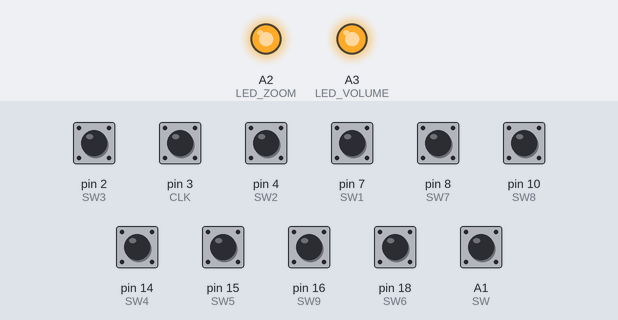
The sketch below on a simulated Arduino Leonardo, built with avr-gcc and run on an emulated ATmega32U4. Shown: output pins drawn as LEDs (lit = HIGH). Inputs (shaded band) come from the test bench; at power-on: A1 (SW), pin 2 (SW3), pin 3 (CLK), pin 4 (SW2), pin 7 (SW1), pin 8 (SW7), pin 10 (SW8), pin 14 (SW4), pin 15 (SW5), pin 16 (SW9), pin 18 (SW6) HIGH. USB keyboard and mouse output is not drawn.

Above: at 1.2 s.
1.3 s: A1 (SW) pulled LOW for 0.15 s
At 2.3 s:
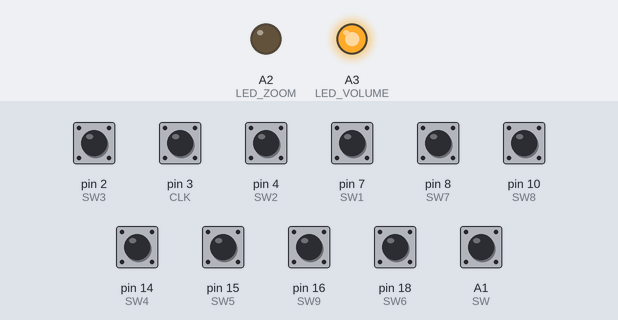
2.9 s: A1 (SW) pulled LOW for 1 s
At 3.5 s:
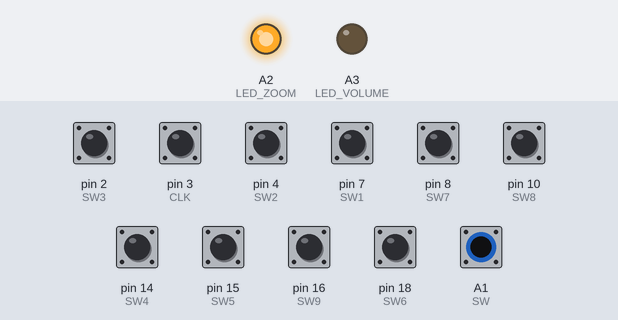
Timing chart, 0 to 5.9 s (numbered marks = the images above; inputs shaded):
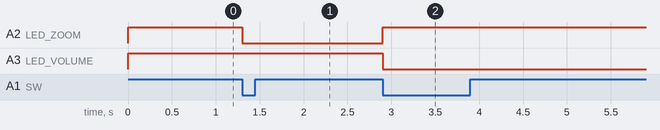

The sketch:

code.ino
```cpp
#include <HID-Project.h>

// Define pin constants
const int SW1 = 7;
const int SW2 = 4;
const int SW3 = 2;
const int SW4 = 14;
const int SW5 = 15;
const int SW6 = 18;
const int SW7 = 8;
const int SW8 = 10;
const int SW9 = 16;
const int EN1 = 20;
const int EN2 = 21;
#define CLK 3
#define DT 5
#define SW A1
#define LED_ZOOM A2
#define LED_VOLUME A3

// Variables to hold the last state of the buttons
bool lastStateSW1 = HIGH;
bool lastStateSW2 = HIGH;
bool lastStateSW3 = HIGH;
bool lastStateSW4 = HIGH;
bool lastStateSW5 = HIGH;
bool lastStateSW6 = HIGH;
bool lastStateSW7 = HIGH;
bool lastStateSW8 = HIGH;
bool lastStateSW9 = HIGH;
bool lastStateEN1 = HIGH;
bool lastStateEN2 = HIGH;
int counter = 0;
int currentStateCLK;
int lastStateCLK;
int btnstate = 0;
String currentDir = "";
unsigned long lastButtonPress = 0;
const unsigned long debounceDelay = 50;
bool buttonPressed = false;

void setup() {
	Serial.begin(9600);
	Keyboard.begin();
	Consumer.begin();

	pinMode(SW1, INPUT_PULLUP);
	pinMode(SW2, INPUT_PULLUP);
	pinMode(SW3, INPUT_PULLUP);
	pinMode(SW4, INPUT_PULLUP);
	pinMode(SW5, INPUT_PULLUP);
	pinMode(SW6, INPUT_PULLUP);
	pinMode(SW7, INPUT_PULLUP);
	pinMode(SW8, INPUT_PULLUP);
	pinMode(SW9, INPUT_PULLUP);
	pinMode(EN1, INPUT_PULLUP);
	pinMode(EN2, INPUT_PULLUP);
	pinMode(CLK, INPUT);
	pinMode(DT, INPUT);
	pinMode(SW, INPUT_PULLUP);
	pinMode(LED_ZOOM, OUTPUT);
	pinMode(LED_VOLUME, OUTPUT);
	lastStateCLK = digitalRead(CLK);
}

void loop() {
	bool currentStateSW1 = digitalRead(SW1);
	bool currentStateSW2 = digitalRead(SW2);
	bool currentStateSW3 = digitalRead(SW3);
	bool currentStateSW4 = digitalRead(SW4);
	bool currentStateSW5 = digitalRead(SW5);
	bool currentStateSW6 = digitalRead(SW6);
	bool currentStateSW7 = digitalRead(SW7);
	bool currentStateSW8 = digitalRead(SW8);
	bool currentStateSW9 = digitalRead(SW9);
	bool currentStateEN1 = digitalRead(EN1);
	bool currentStateEN2 = digitalRead(EN2);


	// Check if button SW1 was pressed
	if (currentStateSW1 == LOW && lastStateSW1 == HIGH) {
		Keyboard.press(KEY_LEFT_ALT);
		Keyboard.press(KEY_TAB);
		delay(100);
		Keyboard.releaseAll();
	}

	// Check if button SW2 was pressed
	if (currentStateSW2 == LOW && lastStateSW2 == HIGH) {
		Keyboard.press(KEY_RIGHT_GUI);
		Keyboard.press(KEY_TAB);
		delay(100);
		Keyboard.releaseAll();
	}

	// Check if button SW3 was pressed
	if (currentStateSW3 == LOW && lastStateSW3 == HIGH) {
		Keyboard.press(KEY_RIGHT_GUI);
		Keyboard.press('d');
		delay(100);
		Keyboard.releaseAll();
	}

	// Check if button SW4 was pressed
	if (currentStateSW4 == LOW && lastStateSW4 == HIGH) {
		Keyboard.press(KEY_RIGHT_GUI);
		Keyboard.press('l');
		delay(100);
		Keyboard.releaseAll();
	}

	// Check if button SW5 was pressed
	if (currentStateSW5 == LOW && lastStateSW5 == HIGH) {
		Keyboard.press(KEY_RIGHT_GUI);
		Keyboard.press('i');
		delay(100);
		Keyboard.releaseAll();
	}

	// Check if button SW6 was pressed
	if (currentStateSW6 == LOW && lastStateSW6 == HIGH) {
		Keyboard.press(KEY_RIGHT_GUI);
		Keyboard.press('k');
		delay(100);
		Keyboard.releaseAll();
	}

	// Check if button SW7 was pressed
	if (currentStateSW7 == LOW && lastStateSW7 == HIGH) {
		Keyboard.press(KEY_RIGHT_GUI);
		Keyboard.press('p');
		delay(100);
		Keyboard.releaseAll();
	}

	// Check if button SW8 was pressed
	if (currentStateSW8 == LOW && lastStateSW8 == HIGH) {
		Keyboard.press(KEY_LEFT_ALT);
		Keyboard.press(KEY_TAB);
		delay(100);
		Keyboard.releaseAll();
	}

	// Check if button SW9 was pressed
	if (currentStateSW9 == LOW && lastStateSW9 == HIGH) {
		Keyboard.press(KEY_LEFT_ALT);
		Keyboard.press(KEY_TAB);
		delay(100);
		Keyboard.releaseAll();
	}

	// Check if button EN1 was pressed
	if (currentStateEN1 == LOW && lastStateEN1 == HIGH) {
		delay(100);
		Keyboard.releaseAll();
	}

	// Check if button EN2 was pressed
	if (currentStateEN2 == LOW && lastStateEN2 == HIGH) {
		delay(100);
		Keyboard.releaseAll();
	}
	// Update the last state of each button
	lastStateSW1 = currentStateSW1;
	lastStateSW2 = currentStateSW2;
	lastStateSW3 = currentStateSW3;
	lastStateSW4 = currentStateSW4;
	lastStateSW5 = currentStateSW5;
	lastStateSW6 = currentStateSW6;
	lastStateSW7 = currentStateSW7;
	lastStateSW8 = currentStateSW8;
	lastStateSW9 = currentStateSW9;
	lastStateEN1 = currentStateEN1;
	lastStateEN2 = currentStateEN2;

	currentStateCLK = digitalRead(CLK);
	if (currentStateCLK != lastStateCLK && currentStateCLK == 1) {
		if (digitalRead(DT) != currentStateCLK) {
			counter--;
			currentDir = "CCW";
		} else {
			counter++;
			currentDir = "CW";
		}
	// Perform action based on the current mode
	if (btnstate == 1) {  // Volume control mode
		if (currentDir == "CW") {
			Consumer.write(MEDIA_PREV);
		} else if (currentDir == "CCW") {
			Consumer.write(MEDIA_NEXT);
		}
		} else {  // Zoom control mode
			if (currentDir == "CW") {
				Consumer.write(MEDIA_VOLUME_DOWN);
				delay(50);
				Keyboard.releaseAll();
			} else if (currentDir == "CCW") {
				Consumer.write(MEDIA_VOLUME_UP);
				delay(50);
				Keyboard.releaseAll();
			}
		}
	}

	//Encoder handelling
	lastStateCLK = currentStateCLK;

	int buttonState = digitalRead(SW);
	if (buttonState == LOW) {
		if (!buttonPressed) {
			unsigned long currentMillis = millis();
			if (currentMillis - lastButtonPress > debounceDelay) {
				btnstate = !btnstate;
				if (btnstate) {
					digitalWrite(LED_VOLUME, HIGH);
					digitalWrite(LED_ZOOM, LOW);
				} else {
					digitalWrite(LED_VOLUME, LOW);
					digitalWrite(LED_ZOOM, HIGH);
				}
				// Update the last button press time
				lastButtonPress = currentMillis;
				buttonPressed = true;
			}
		}
	} else {
		buttonPressed = false;
	}
}
```

Measured:
- after the input at 1.3 s, A2 (LED_ZOOM): HIGH → LOW at once
- after the input at 2.9 s, A2 (LED_ZOOM): LOW → HIGH at once; A3 (LED_VOLUME): HIGH → LOW at once
